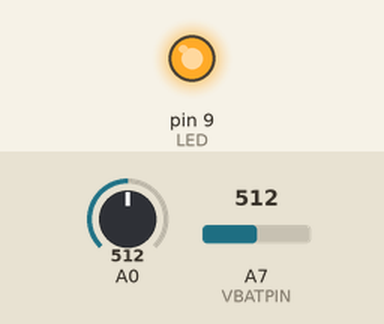
Simulated run of this sketch. Board: Arduino Nano, built with avr-gcc and run on an emulated ATmega328P. Parts: output pins drawn as LEDs (lit = HIGH). The inputs (shaded band) are chosen by the test bench; at power-on: A0 = 512, A7 (VBATPIN) = 512. No radio packets arrive unless stated; what the sketch prints to the serial monitor is not drawn.

Above: at 0.38 s.
At 4.5 s:
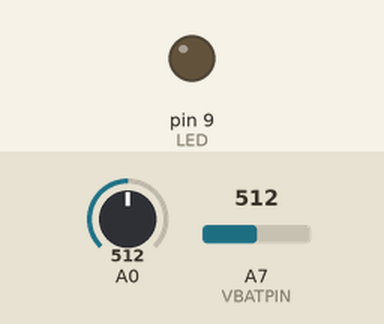
Timing chart, 0 to 10.9 s (numbered marks = the images above):
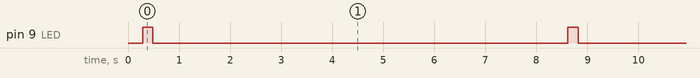

The sketch:

moteino_lora_json_tx.ino
```cpp
// Feather9x_TX
// -*- mode: C++ -*-
// Example sketch showing how to create a simple messaging client (transmitter)
// with the RH_RF95 class. RH_RF95 class does not provide for addressing or
// reliability, so you should only use RH_RF95 if you do not need the higher
// level messaging abilities.
// It is designed to work with the other example Feather9x_RX

// Send voltage
// https://learn.adafruit.com/adafruit-feather-m0-adalogger/power-management

#include <SPI.h>
#include <RH_RF95.h>
#include "LowPower.h"
#include <ArduinoJson.h>

// Device ID
#define DEVID 4

/*
 SLEEP_15MS,
 SLEEP_30MS,
  SLEEP_60MS,
  SLEEP_120MS,
  SLEEP_250MS,
  SLEEP_500MS,
  SLEEP_1S,
  SLEEP_2S,
  SLEEP_4S,
  SLEEP_8S,
  SLEEP_FOREVER
*/


// Change to 434.0 or other frequency, must match RX's freq!
//#define RF95_FREQ 915.0
#define RF95_FREQ 868.0

// Singleton instance of the radio driver
//RH_RF95 rf95(RFM95_CS, RFM95_INT);
RH_RF95 rf95;

// Blinky on receipt
#define LED 9

// Voltage PIN
#define VBATPIN A7


void setup()
{


  pinMode(LED, OUTPUT);
  //pinMode(RFM95_RST, OUTPUT);
  //digitalWrite(RFM95_RST, HIGH);

//  while (!Serial);
  Serial.begin(9600);
  delay(100);

  Serial.println(" LoRa TX Test!");

  while (!rf95.init()) {
    Serial.println("LoRa radio init failed");
    while (1);
  }
  Serial.println("LoRa radio init OK!");

  // Defaults after init are 434.0MHz, modulation GFSK_Rb250Fd250, +13dbM
  if (!rf95.setFrequency(RF95_FREQ)) {
    Serial.println("setFrequency failed");
    while (1);
  }
  Serial.print("Set Freq to: "); Serial.println(RF95_FREQ);

  // Defaults after init are 434.0MHz, 13dBm, Bw = 125 kHz, Cr = 4/5, Sf = 128chips/symbol, CRC on

  // The default transmitter power is 13dBm, using PA_BOOST.
  // If you are using RFM95/96/97/98 modules which uses the PA_BOOST transmitter pin, then
  // you can set transmitter powers from 5 to 23 dBm:
  rf95.setTxPower(23, false);
}

int16_t packetnum = 0;  // packet counter, we increment per xmission

void loop()
{
  Serial.println("Sending to rf95_server");

  float measuredvbat = analogRead(VBATPIN);
  measuredvbat *= 2;    // we divided by 2, so multiply back
  measuredvbat *= 3.3;  // Multiply by 3.3V, our reference voltage
  measuredvbat /= 1024; // convert to voltage

  StaticJsonBuffer<200> jsonBuffer;
  JsonObject& root = jsonBuffer.createObject();
  root["id"] = DEVID;
  root["millis"] = millis();
  JsonObject& data = root.createNestedObject("data");
  data["vbat"] = double_with_n_digits(measuredvbat, 3);
  data["temp"] = analogRead(A0);

  char buf[251];
  root.printTo(buf, sizeof(buf));
  buf[sizeof(buf)-1] = 0;

  Serial.print("Sending "); Serial.println(buf);
  rf95.send((uint8_t *)buf, sizeof(buf));


  Serial.println("Waiting for packet to complete..."); delay(10);
  rf95.waitPacketSent();

/*
  uint8_t buf[RH_RF95_MAX_MESSAGE_LEN];
  uint8_t len = sizeof(buf);

  Serial.println("Waiting for reply..."); delay(10);
  if (rf95.waitAvailableTimeout(1000))
  {
    // Should be a reply message for us now
    if (rf95.recv(buf, &len))
   {
      Serial.print("Got reply: ");
      Serial.println((char*)buf);
      Serial.print("RSSI: ");
      Serial.println(rf95.lastRssi(), DEC);
    }
    else
    {
      Serial.println("Receive failed");
    }
  }
  else
  {
    Serial.println("No reply, is there a listener around?");
  }
*/

    digitalWrite(LED,HIGH);
    delay(200);
    digitalWrite(LED, LOW);

  delay(8000);
  /*
  //delay(8000);
  for (int i=0;i<8;i++) {
  LowPower.powerDown(SLEEP_8S, ADC_OFF, BOD_OFF);
  }
  */

}
```

Measured:
- by itself, pin 9 (LED): alternates HIGH for 0.20 s and LOW for 8.1 s
